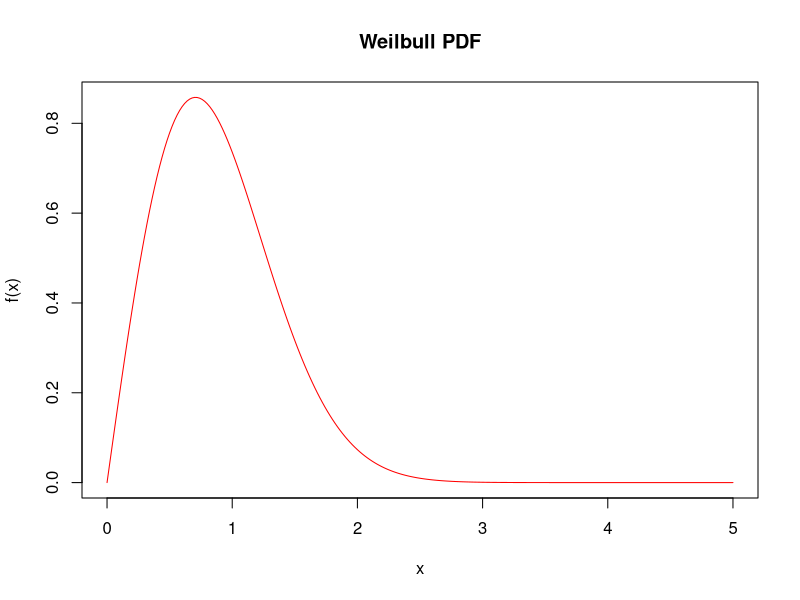

Here is the R script that generated this plot:
## ---- chunk 1
x <- seq(0,5,0.02)
plot(x,dweibull(x,2,1),col="red",type = "l",xlab = "x",ylab = "f(x)",main="Weilbull PDF")
